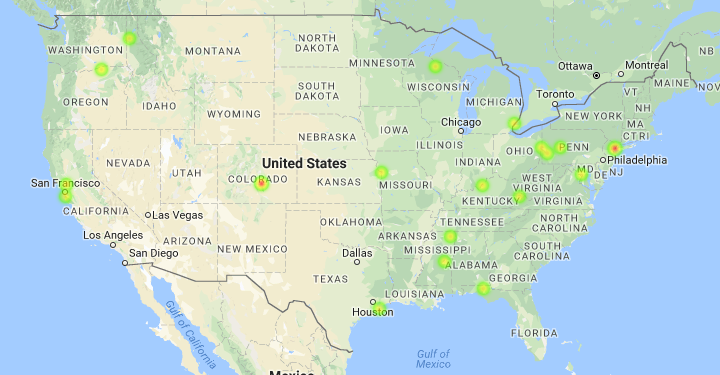
#> input picture images/cropped_images/1950.png, 720 x 375 px; its folder holds 4 pictures in this run
$ python create_timelapse.py
#> lines starting #> are read from the running program, lines starting #| are printed output that depends on the picture
import imageio
from PIL import Image
from PIL import ImageFont
from PIL import ImageDraw

def create_timelapse(first_year, last_year):
	"""Creates a timelapse of all of the cropped images."""
#> called with first_year = 1950, last_year = 2014
	file_location = "images/cropped_images/"
	images = []
	for file in range(first_year, last_year + 1):
		try:
			image = file_location + str(file) + ".png"
			labeled_image = add_timestamp(image, file)
#> in add_timestamp, img is the input picture: PIL image 720x375 RGBA; mean R, G, B, A 194.6, 216.6, 213.9, 255
#> in add_timestamp, `img.save('images/cropped_images/with_year/' + str(year) + '.png')`:
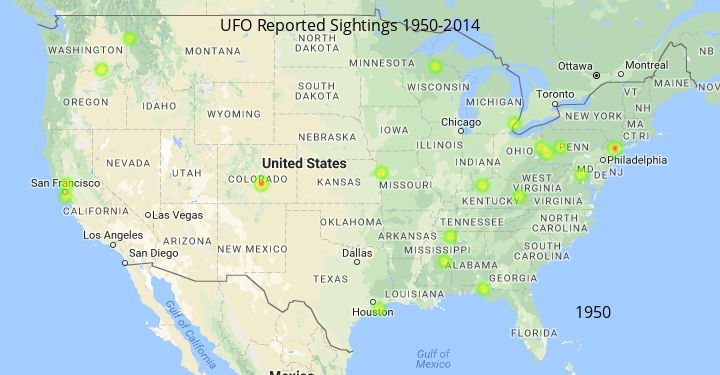
#> saved as 1950.png: PIL image 720x375 RGBA; mean R, G, B, A 193.8, 215.8, 213.2, 255
			images.append(imageio.imread(labeled_image))
		except:
			print("File not found: " + file_location + "with_year/" + str(file) + ".png")
#> pass 2 of the loop in create_timelapse, `for file in range(first_year, last_year + 1):`:
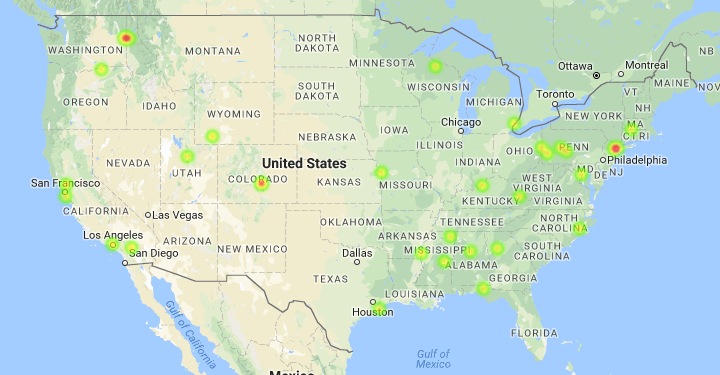
#> input picture images/cropped_images/1951.png, 720 x 375 px
#> in add_timestamp, img is the input picture: PIL image 720x375 RGBA; mean R, G, B, A 194.3, 216.7, 213.1, 255
#> in add_timestamp (call 2), `img.save('images/cropped_images/with_year/' + str(year) + '.png')`:
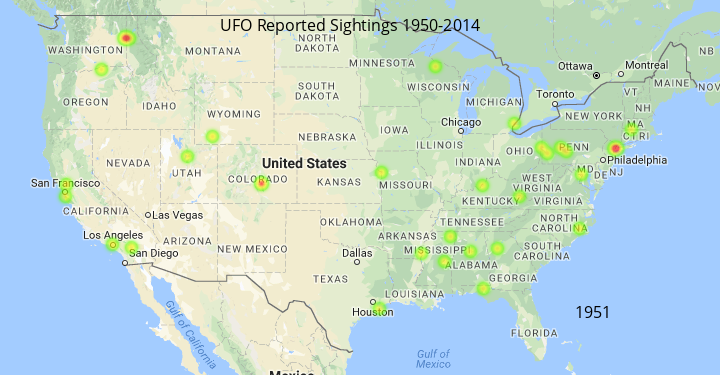
#> saved as 1951.png: PIL image 720x375 RGBA; mean R, G, B, A 193.6, 215.9, 212.4, 255
#> pass 3 of the loop in create_timelapse, `for file in range(first_year, last_year + 1):`:
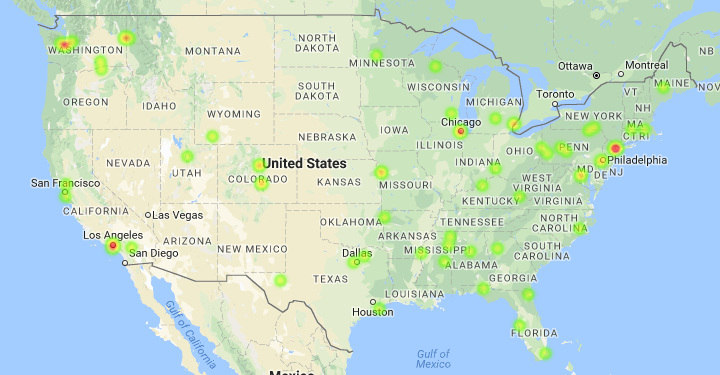
#> input picture images/cropped_images/1952.png, 720 x 375 px
#> in add_timestamp, img is the input picture: PIL image 720x375 RGBA; mean R, G, B, A 193.8, 216.9, 211.8, 255
#> in add_timestamp (call 3), `img.save('images/cropped_images/with_year/' + str(year) + '.png')`:
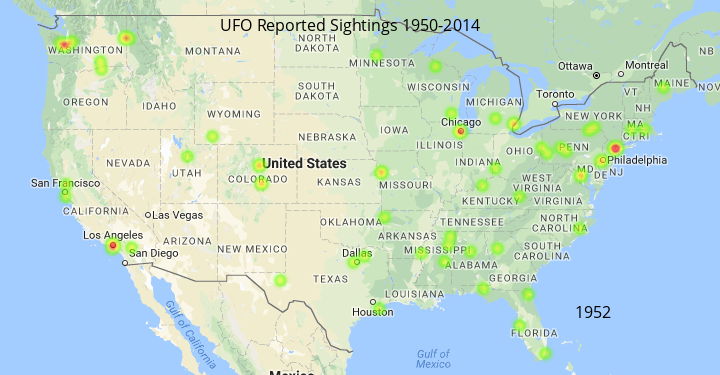
#> saved as 1952.png: PIL image 720x375 RGBA; mean R, G, B, A 193.1, 216.2, 211.1, 255
#> the loop made 65 passes; the first 3 are shown

	imageio.mimsave('ufo_report_timelapse.gif', images, fps=5)
	print("The files that were found were added to the GIF.")

def add_timestamp(image, year):
	"""Adds the current year to the bottom right of the image for each frame."""
	img = Image.open(image)
	draw = ImageDraw.Draw(img)
	font =ImageFont.truetype("font/OpenSans-Regular.ttf", 16)
	draw.text((575, 300), str(year), (0,0,0), font=font)
	draw.text((220, 13), "UFO Reported Sightings 1950-2014", (0,0,0), font=font)
	img.save('images/cropped_images/with_year/' + str(year) + '.png')
	return 'images/cropped_images/with_year/' + str(year) + '.png'

create_timelapse(1950, 2014)
